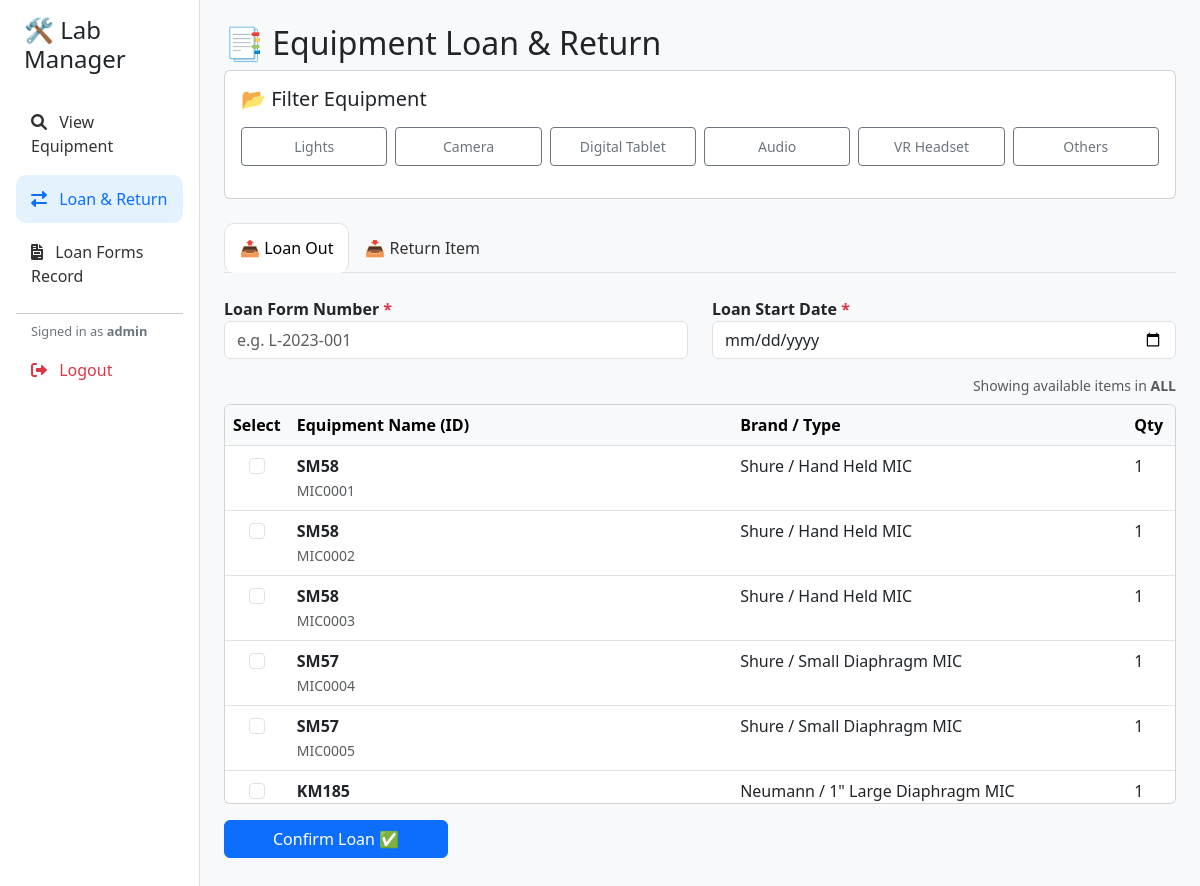
The app's page /loan_return (signed in) with its own data.
### tables this page shows
CREATE TABLE "Equipment_List" (
	"Category" TEXT, 
	"Equipment_ID" TEXT, 
	"Type" TEXT, 
	"Brand" TEXT, 
	"Name" TEXT, 
	"Remarks" TEXT, 
	"Qty" BIGINT, 
	item_created DATETIME
);

### app.py (the view, shortened to what this page needs)
@app.route('/loan_return', methods=['GET', 'POST'])
def loan_return():
    if 'user' not in session:
        flash('Please login to access Loan & Return features.', 'warning')
        return redirect(url_for('dashboard'))
    conn = get_db()
    cat_filter = request.args.get('category', 'ALL')
    brand_filter = request.args.get('brand', 'ALL')
    brands = fetch_brands(cat_filter)
    available_data = fetch_equipment_data(availability='Yes', category_filter=cat_filter, brand_filter=brand_filter).to_dict(orient='records')
    loaned_data = fetch_equipment_data(availability='No', category_filter=cat_filter, brand_filter=brand_filter).to_dict(orient='records')
    return render_template('loan_return.html',
                           avail=available_data,
                           loaned=loaned_data,
                           curr_cat=cat_filter,
                           curr_brand=brand_filter,
                           brands=brands)

### app.py (called while the page is built)
def get_db():
    db = getattr(g, '_database', None)
    if db is None:
        db = g._database = sqlite3.connect(DATABASE)
        db.row_factory = sqlite3.Row
    return db

@app.teardown_appcontext
def close_connection(exception):
    db = getattr(g, '_database', None)
    if db is not None:
        db.close()

def fetch_brands(category_filter='ALL'):
    conn = get_db()
    try:
        if category_filter != 'ALL':
            if category_filter == 'Others':
                query = "SELECT DISTINCT Brand FROM Equipment_List WHERE Category NOT IN ('Lights', 'Camera', 'Digital Tablet', 'Audio', 'MICs (Recording Studio)') ORDER BY Brand"
                params = []
            else:
                query = "SELECT DISTINCT Brand FROM Equipment_List WHERE Category = ? ORDER BY Brand"
                params = [category_filter]
            df = pd.read_sql_query(query, conn, params=params)
        else:
            query = "SELECT DISTINCT Brand FROM Equipment_List ORDER BY Brand"
            df = pd.read_sql_query(query, conn)
        return df['Brand'].tolist()
    except:
        return []

### templates/loan_return.html (shortened to what this page needs)
{% extends "base.html" %}
{% block content %}
<h2>📑 Equipment Loan & Return</h2>
<div class="card p-3 mb-4">
    <div class="d-flex justify-content-between align-items-center mb-2">
        <h5>📂 Filter Equipment</h5>
    </div>
    <div class="row g-2 mb-3">
        {% for cat in ['Lights', 'Camera', 'Digital Tablet', 'Audio', 'VR Headset', 'Others'] %}
        <div class="col-4 col-md-2">
            <a href="{{ url_for('loan_return', category=cat) }}"
               class="btn btn-sm w-100 py-2 d-flex flex-column align-items-center justify-content-center {% if curr_cat == cat %}btn-primary{% else %}btn-outline-secondary{% endif %}">
                {{ cat }}
            </a>
        </div>
        {% endfor %}
    </div>
</div>
<ul class="nav nav-tabs mb-4" id="myTab" role="tablist">
    <li class="nav-item">
        <button class="nav-link active" id="loan-tab" data-bs-toggle="tab" data-bs-target="#loan" type="button">📤 Loan Out</button>
    </li>
    <li class="nav-item">
        <button class="nav-link" id="return-tab" data-bs-toggle="tab" data-bs-target="#return" type="button">📥 Return Item</button>
    </li>
</ul>
<div class="tab-content" id="myTabContent">
    <div class="tab-pane fade show active" id="loan" role="tabpanel">
        <form method="POST" action="{{ url_for('loan_return', category=curr_cat, brand=curr_brand) }}">
            <div class="row mb-3">
                <div class="col-md-6">
                    <label class="fw-bold">Loan Form Number <span class="text-danger">*</span></label>
                    <input type="text" name="loan_form_number" class="form-control" placeholder="e.g. L-2023-001" required>
                </div>
                <div class="col-md-6">
                    <label class="fw-bold">Loan Start Date <span class="text-danger">*</span></label>
                    <input type="date" name="loan_date" class="form-control" value="{{ date_today }}" required>
                </div>
            </div>
            <div class="text-end text-muted small mb-2">
                Showing available items in <b>{{ curr_cat }}</b> {% if curr_brand != 'ALL' %}/ <b>{{ curr_brand }}</b>{% endif %}
            </div>
            <div class="card p-0 mb-3" style="max-height: 400px; overflow-y: auto;">
                <table class="table table-hover mb-0">
                    <thead class="table-light sticky-top">
                        <tr>
                            <th width="50">Select</th>
                            <th>Equipment Name (ID)</th>
                            <th>Brand / Type</th>
                            <th>Qty</th>
                        </tr>
                    </thead>
                    <tbody>
                        {% for item in avail %}
                        <tr>
                            <td class="text-center">
                                <input class="form-check-input" type="checkbox" name="equipment_ids" value="{{ item['ID'] }}">
                            </td>
                            <td><strong>{{ item['Name'] }}</strong> <br><small class="text-muted">{{ item['ID'] }}</small></td>
                            <td>{{ item['Brand'] }} / {{ item['Type'] }}</td>
                            <td>{{ item['Qty'] }}</td>
                        </tr>
                        {% else %}
                        <tr><td colspan="4" class="text-center py-4 text-muted">No items found matching criteria.</td></tr>
                        {% endfor %}
                    </tbody>
                </table>
            </div>
            <button type="submit" class="btn btn-primary px-5">Confirm Loan ✅</button>
        </form>
    </div>
</div>
{% endblock %}

### templates/base.html (shortened to what this page needs)
<!DOCTYPE html>
<html lang="en">
<head>
    <link href="https://cdn.jsdelivr.net/npm/bootstrap@5.3.0/dist/css/bootstrap.min.css" rel="stylesheet">
    <link rel="stylesheet" href="https://cdnjs.cloudflare.com/ajax/libs/font-awesome/6.0.0/css/all.min.css">
</head>
<body>
<div class="container-fluid">
    <div class="row">
        <div class="col-md-2 sidebar p-3 d-flex flex-column">
            <h4 class="mb-4 px-2">🛠️ Lab Manager</h4>
            <nav class="nav flex-column mb-auto">
                <a class="nav-link {% if request.endpoint == 'dashboard' %}active{% endif %}" href="{{ url_for('dashboard') }}">
                    <i class="fas fa-search me-2"></i> View Equipment
                </a>
                {% if session.get('user') %}
                    <a class="nav-link {% if request.endpoint == 'loan_return' %}active{% endif %}" href="{{ url_for('loan_return') }}">
                        <i class="fas fa-exchange-alt me-2"></i> Loan & Return
                    </a>
                    <a class="nav-link {% if request.endpoint == 'loan_forms' %}active{% endif %}" href="{{ url_for('loan_forms') }}">
                        <i class="fas fa-file-invoice me-2"></i> Loan Forms Record
                    </a>
                    <hr class="my-2">
                    <span class="user-badge">Signed in as <strong>{{ session.get('user') }}</strong></span>
                    <a class="nav-link logout-link" href="{{ url_for('logout') }}">
                        <i class="fas fa-sign-out-alt me-2"></i> Logout
                    </a>
                {% endif %}
            </nav>
        </div>
        <div class="col-md-10 p-4">
            {% block content %}{% endblock %}
        </div>
    </div>
</div>
</body>
</html>

### templates/base.html (style rules this page uses)
body { background-color: #f8f9fa; }
.sidebar { min-height: 100vh; background: #fff; border-right: 1px solid #ddd; }
.nav-link { color: #333; font-weight: 500; padding: 12px 15px; margin-bottom: 5px; transition: all 0.2s; }
.nav-link.active { background-color: #e3f2fd; color: #0d6efd; border-radius: 10px; }
.logout-link { color: #dc3545; }
.user-badge { font-size: 0.8rem; color: #6c757d; padding-left: 15px; margin-bottom: 5px; display: block; }

### records on screen
Equipment_List: Name "SM58", ID "MIC0001", Brand "Shure", Type "Hand Held MIC", Qty "1"
Equipment_List: Name "SM58", ID "MIC0002", Brand "Shure", Type "Hand Held MIC", Qty "1"
Equipment_List: Name "SM58", ID "MIC0003", Brand "Shure", Type "Hand Held MIC", Qty "1"
Equipment_List: Name "SM57", ID "MIC0004", Brand "Shure", Type "Small Diaphragm MIC", Qty "1"
Equipment_List: Name "SM57", ID "MIC0005", Brand "Shure", Type "Small Diaphragm MIC", Qty "1"
Equipment_List: Name "KM185", Brand "Neumann", Type "1\" Large Diaphragm MIC", Qty "1"

### other values on screen
{{ session.get('user') }} "admin"
{{ cat }} "Lights" "Camera" "Digital Tablet" "Audio" "VR Headset" "Others"
{{ curr_cat }} "ALL"
